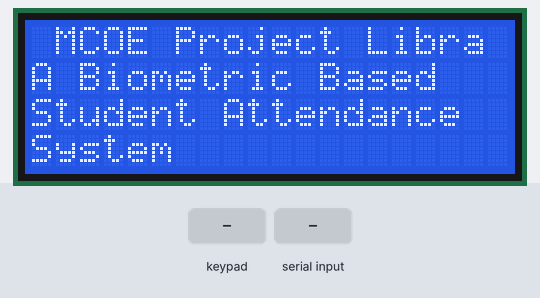
Recording of a sketch running on a simulated Arduino Mega 2560, built with avr-gcc and run on an emulated ATmega2560. On the bench: 20×4 character LCD. Inputs (shaded band) come from the test bench. What the sketch prints to the serial monitor is not drawn.

Above: at 1.1 s.
At 5.1 s:
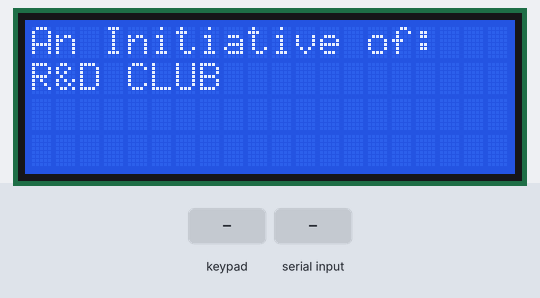
At 9.3 s:
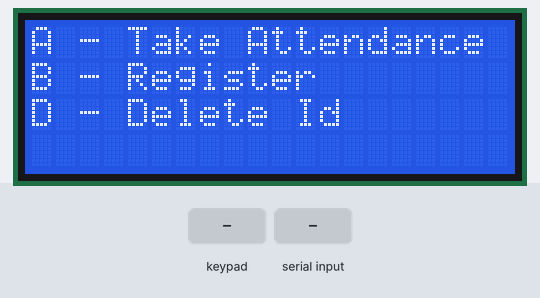
9.4 s: key 'A' pressed
12.7 s: "90,45\n" received over Serial
Timing chart, 0 to 15.7 s (numbered marks = the images above; inputs shaded):
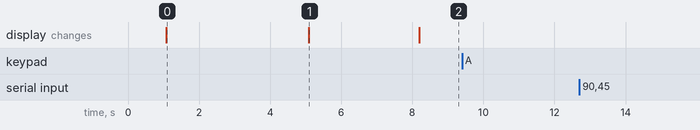

Measured:
- after the input at 9.4 s, every drawn part: stays the same
- after the input at 12.7 s, every drawn part: stays the same
- what the display in image 0 shows lasts 4.0 s, from 1.1 s to 5.1 s
- what the display in image 1 shows lasts 3.1 s, from 5.1 s to 8.2 s

The sketch:

Sample2.ino
```cpp
/*
                            *
                            * Project Name:   Biometric Attendance System
                            * Author List:    Adnan Mujawar
                            *
                            * Filename:       Sample2
                            * Functions:
                            * Global Variables:
                            *
                            */
#include <Adafruit_Fingerprint.h>

#include <SoftwareSerial.h>
SoftwareSerial mySerial(10, 11);

Adafruit_Fingerprint finger = Adafruit_Fingerprint(&mySerial);

unsigned int id; //A for enroll b for attendance c for delep

#include <Keypad.h>

const byte ROWS = 4;
const byte COLS = 4;
char key;
char keys[ROWS][COLS] = {
  {'1','2','3','A'},
  {'4','5','6','B'},
  {'7','8','9','C'},
  {'*','0','#','D'}
};
byte rowPins[ROWS] = {33, 35, 37, 39};
byte colPins[COLS] = {43, 45, 47, 49};

Keypad keypad = Keypad( makeKeymap(keys), rowPins, colPins, ROWS, COLS);

#include <LiquidCrystal.h>

const int rs = 12, en = 13, d4 = 5, d5 = 4, d6 = 3, d7 = 2;
LiquidCrystal lcd(rs, en, d4, d5, d6, d7);


void setup()
{
  Serial.begin(9600);
  keypad.setDebounceTime(2000);
  delay(1000);

  lcd.begin(20,4);
  {
    lcd.clear();
    lcd.setCursor(0,0);
    lcd.print(" MCOE Project Libra ");
    lcd.setCursor(0,1);
    lcd.print("A Biometric Based");
    lcd.setCursor(0,2);
    lcd.print("Student Attendance");
    lcd.setCursor(0,3);
    lcd.print("System");
    delay(4000);
    lcd.clear();
    lcd.print("An Initiative of:");
    lcd.setCursor(0,1);
    lcd.print("R&D CLUB");
    delay(2000);
 }
  while (!Serial);
  delay(100);
  Serial.println("\n\nAdafruit Fingerprint sensor enrollment");

  finger.begin(57600);

  if (finger.verifyPassword()) {
    Serial.println("Found fingerprint sensor!");
    lcd.print("Found fingerprint sensor!");
  } else {
    Serial.println("Did not find fingerprint sensor :(");
    lcd.print("Did not find fingerprint sensor :(");
    while (1) { delay(1); }
  }

}


unsigned int readnumber(void) {

 unsigned int num = 0;

  while (num == 0) {
    while (! Serial.available());
    num = Serial.parseInt();
  }
  return num;
}

void loop()                     // run over and over again
{
    lcd.clear();
    lcd.setCursor(0,0);
    lcd.print("A - Take Attendance");
    lcd.setCursor(0,1);
    lcd.print("B - Register");
    lcd.setCursor(0,2);
    lcd.print("D - Delete Id");

    delay(1000);

  key = keypad.getKey();
  if(key == 'A'){
  Serial.println("Ready to enroll a fingerprint!");
  Serial.println("Please type in the ID # (from 1 to 1000) you want to save this finger as...");
  id = readnumber();
  if (id == 0) {// ID #0 not allowed, try again!
     return;
  }
  Serial.print("Enrolling ID #");
  Serial.println(id);

  while (!  getFingerprintEnroll() );
}
 if(key == 'B'){
  getFingerprintIDez();
  delay(50);
 }
 if(key == 'C'){
  Serial.println("Please type in the ID # (from 1 to 127) you want to delete...");
  unsigned int id = readnumber();
  if (id == 0) {// ID #0 not allowed, try again!
     return;
  }

  Serial.print("Deleting ID #");
  Serial.println(id);

  deleteFingerprint(id);
}
 }


unsigned int getFingerprintEnroll() {

  int p = -1;
  Serial.print("Waiting for valid finger to enroll as #"); Serial.println(id);
  while (p != FINGERPRINT_OK) {
    p = finger.getImage();
    switch (p) {
    case FINGERPRINT_OK:
      Serial.println("Image taken");
      break;
    case FINGERPRINT_NOFINGER:
      Serial.println(".");
      break;
    case FINGERPRINT_PACKETRECIEVEERR:
      Serial.println("Communication error");
      break;
    case FINGERPRINT_IMAGEFAIL:
      Serial.println("Imaging error");
      break;
    default:
      Serial.println("Unknown error");
      break;
    }
  }

  // OK success!

  p = finger.image2Tz(1);
  switch (p) {
    case FINGERPRINT_OK:
      Serial.println("Image converted");
      break;
    case FINGERPRINT_IMAGEMESS:
      Serial.println("Image too messy");
      return p;
    case FINGERPRINT_PACKETRECIEVEERR:
      Serial.println("Communication error");
      return p;
    case FINGERPRINT_FEATUREFAIL:
      Serial.println("Could not find fingerprint features");
      return p;
    case FINGERPRINT_INVALIDIMAGE:
      Serial.println("Could not find fingerprint features");
      return p;
    default:
      Serial.println("Unknown error");
      return p;
  }

  Serial.println("Remove finger");
  delay(2000);
  p = 0;
  while (p != FINGERPRINT_NOFINGER) {
    p = finger.getImage();
  }
  Serial.print("ID "); Serial.println(id);
  p = -1;
  Serial.println("Place same finger again");
  while (p != FINGERPRINT_OK) {
    p = finger.getImage();
    switch (p) {
    case FINGERPRINT_OK:
      Serial.println("Image taken");
      break;
    case FINGERPRINT_NOFINGER:
      Serial.print(".");
      break;
    case FINGERPRINT_PACKETRECIEVEERR:
      Serial.println("Communication error");
      break;
    case FINGERPRINT_IMAGEFAIL:
      Serial.println("Imaging error");
      break;
    default:
      Serial.println("Unknown error");
      break;
    }
  }

  // OK success!

  p = finger.image2Tz(2);
  switch (p) {
    case FINGERPRINT_OK:
      Serial.println("Image converted");
      break;
    case FINGERPRINT_IMAGEMESS:
      Serial.println("Image too messy");
      return p;
    case FINGERPRINT_PACKETRECIEVEERR:
      Serial.println("Communication error");
      return p;
    case FINGERPRINT_FEATUREFAIL:
      Serial.println("Could not find fingerprint features");
      return p;
    case FINGERPRINT_INVALIDIMAGE:
      Serial.println("Could not find fingerprint features");
      return p;
    default:
      Serial.println("Unknown error");
      return p;
  }

  // OK converted!
  Serial.print("Creating model for #");  Serial.println(id);

  p = finger.createModel();
  if (p == FINGERPRINT_OK) {
    Serial.println("Prints matched!");
  } else if (p == FINGERPRINT_PACKETRECIEVEERR) {
    Serial.println("Communication error");
    return p;
  } else if (p == FINGERPRINT_ENROLLMISMATCH) {
    Serial.println("Fingerprints did not match");
    return p;
  } else {
    Serial.println("Unknown error");
    return p;
  }

  Serial.print("ID "); Serial.println(id);
  p = finger.storeModel(id);
  if (p == FINGERPRINT_OK) {
    Serial.println("Stored!");
  } else if (p == FINGERPRINT_PACKETRECIEVEERR) {
    Serial.println("Communication error");
    return p;
  } else if (p == FINGERPRINT_BADLOCATION) {
    Serial.println("Could not store in that location");
    return p;
  } else if (p == FINGERPRINT_FLASHERR) {
    Serial.println("Error writing to flash");
    return p;
  } else {
    Serial.println("Unknown error");
    return p;
  }
}

// take attendance

unsigned int getFingerprintID() {
  unsigned int p = finger.getImage();
  switch (p) {
    case FINGERPRINT_OK:
      Serial.println("Image taken");
      break;
    case FINGERPRINT_NOFINGER:
      Serial.println("No finger detected");
      return p;
    case FINGERPRINT_PACKETRECIEVEERR:
      Serial.println("Communication error");
      return p;
    case FINGERPRINT_IMAGEFAIL:
      Serial.println("Imaging error");
      return p;
    default:
      Serial.println("Unknown error");
      return p;
  }

  // OK success!

  p = finger.image2Tz();
  switch (p) {
    case FINGERPRINT_OK:
      Serial.println("Image converted");
      break;
    case FINGERPRINT_IMAGEMESS:
      Serial.println("Image too messy");
      return p;
    case FINGERPRINT_PACKETRECIEVEERR:
      Serial.println("Communication error");
      return p;
    case FINGERPRINT_FEATUREFAIL:
      Serial.println("Could not find fingerprint features");
      return p;
    case FINGERPRINT_INVALIDIMAGE:
      Serial.println("Could not find fingerprint features");
      return p;
    default:
      Serial.println("Unknown error");
      return p;
  }

  // OK converted!
  p = finger.fingerFastSearch();
  if (p == FINGERPRINT_OK) {
    Serial.println("Found a print match!");
  } else if (p == FINGERPRINT_PACKETRECIEVEERR) {
    Serial.println("Communication error");
    return p;
  } else if (p == FINGERPRINT_NOTFOUND) {
    Serial.println("Did not find a match");
    return p;
  } else {
    Serial.println("Unknown error");
    return p;
  }

  // found a match!
  Serial.print("Found ID #"); Serial.print(finger.fingerID);
  Serial.print(" with confidence of "); Serial.println(finger.confidence);

  return finger.fingerID;
}

// returns -1 if failed, otherwise returns ID #
int getFingerprintIDez() {
  unsigned int p = finger.getImage();
  if (p != FINGERPRINT_OK)  return -1;

  p = finger.image2Tz();
  if (p != FINGERPRINT_OK)  return -1;

  p = finger.fingerFastSearch();
  if (p != FINGERPRINT_OK)  return -1;

  // found a match!
  Serial.print("Found ID #"); Serial.print(finger.fingerID);
  Serial.print(" with confidence of "); Serial.println(finger.confidence);
  return finger.fingerID;
}
//Delete id
unsigned int deleteFingerprint(unsigned int id) {
  unsigned int p = -1;

  p = finger.deleteModel(id);

  if (p == FINGERPRINT_OK) {
    Serial.println("Deleted!");
  } else if (p == FINGERPRINT_PACKETRECIEVEERR) {
    Serial.println("Communication error");
    return p;
  } else if (p == FINGERPRINT_BADLOCATION) {
    Serial.println("Could not delete in that location");
    return p;
  } else if (p == FINGERPRINT_FLASHERR) {
    Serial.println("Error writing to flash");
    return p;
  } else {
    Serial.print("Unknown error: 0x"); Serial.println(p, HEX);
    return p;
  }
}
```
